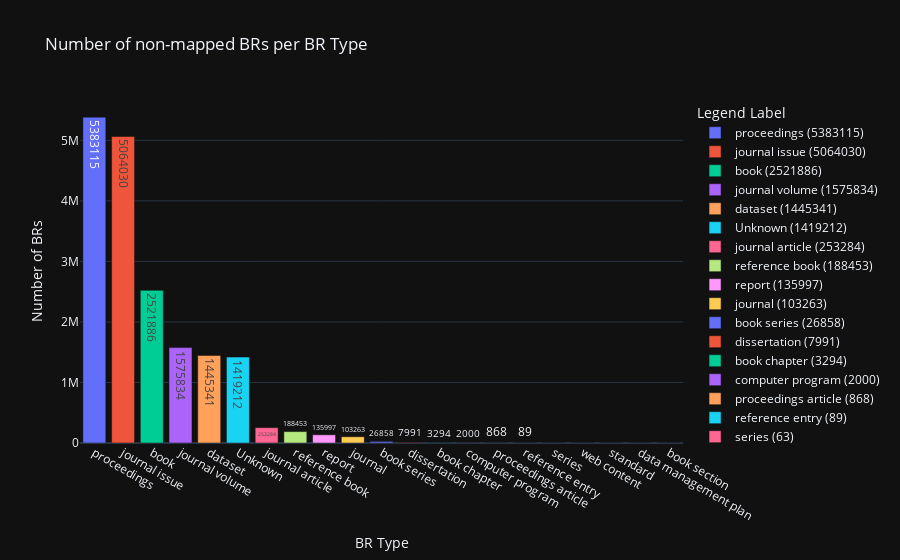

The code cell stored with this chart in its notebook:
### Code cell
# Create a DataFrame to make it easier to work with the data
df = pd.DataFrame(analysis_results).T  # Transpose the DataFrame to have 'br types' as columns

# Add new columns for sum of 'omid_only' and 'other_pids'
df['omid_only_sum'] = df.apply(lambda row: sum(item.get('omid_only', 0) if isinstance(item, dict) else 0 for item in row), axis=1)
df['other_pids_sum'] = df.apply(lambda row: sum(item.get('other_pids', 0) if isinstance(item, dict) else 0 for item in row), axis=1)
# Add new column for sum of all values
df['Number of BRs'] = df['omid_only_sum'] + df['other_pids_sum']


# Reset the index to have 'br types' as a regular column
df.reset_index(inplace=True)
df.rename(columns={'index': 'BR Type'}, inplace=True)
df['BR Type'].replace('', 'Unknown', inplace=True)  # Replace empty type string with 'Unknown'

# Create a new column for the legend labels
df['Legend Label'] = df['BR Type'] + ' (' + df['Number of BRs'].astype(str) + ')'


# Create the bar chart
fig = px.bar(df, x='BR Type', y='Number of BRs', text='Number of BRs', color='Legend Label',
             # labels={'Number of BRs': 'Number of BRs', 'omid_only_sum': 'Omid Only', 'With other PIDs': 'other_pids_sum'},
             title='Number of non-mapped BRs per BR Type',
             hover_name='Legend Label',
             hover_data=['omid_only_sum', 'other_pids_sum'],
             # custom_data=df[df.columns[1:15]].fillna('0')
             )

# Customize the layout
fig.update_layout(xaxis_title='BR Type', yaxis_title='Number of BRs')


# print to html file
fig.write_html('graphs/non_mapped_brs_per_br_type.html')

fig.show()

### Figure 1 — Plotly figure (JSON) as saved in the notebook; plotly's stock layout.template omitted (floating-point values rounded to 4 significant figures)
{"data": [{"alignmentgroup": "True", "customdata": [[5371580, 11535]], "hovertemplate": "<b>%{hovertext}</b><br><br>Legend Label=proceedings (5383115)<br>BR Type=%{x}<br>Number of BRs=%{text}<br>omid_only_sum=%{customdata[0]}<br>other_pids_sum=%{customdata[1]}<extra></extra>", "hovertext": ["proceedings (5383115)"], "legendgroup": "proceedings (5383115)", "marker": {"color": "#636efa", "pattern": {"shape": ""}}, "name": "proceedings (5383115)", "offsetgroup": "proceedings (5383115)", "orientation": "v", "showlegend": true, "text": [5383000.0], "textposition": "auto", "x": ["proceedings"], "xaxis": "x", "y": [5383115], "yaxis": "y", "type": "bar"}, {"alignmentgroup": "True", "customdata": [[4983903, 80127]], "hovertemplate": "<b>%{hovertext}</b><br><br>Legend Label=journal issue (5064030)<br>BR Type=%{x}<br>Number of BRs=%{text}<br>omid_only_sum=%{customdata[0]}<br>other_pids_sum=%{customdata[1]}<extra></extra>", "hovertext": ["journal issue (5064030)"], "legendgroup": "journal issue (5064030)", "marker": {"color": "#EF553B", "pattern": {"shape": ""}}, "name": "journal issue (5064030)", "offsetgroup": "journal issue (5064030)", "orientation": "v", "showlegend": true, "text": [5064000.0], "textposition": "auto", "x": ["journal issue"], "xaxis": "x", "y": [5064030], "yaxis": "y", "type": "bar"}, {"alignmentgroup": "True", "customdata": [[2411651, 110235]], "hovertemplate": "<b>%{hovertext}</b><br><br>Legend Label=book (2521886)<br>BR Type=%{x}<br>Number of BRs=%{text}<br>omid_only_sum=%{customdata[0]}<br>other_pids_sum=%{customdata[1]}<extra></extra>", "hovertext": ["book (2521886)"], "legendgroup": "book (2521886)", "marker": {"color": "#00cc96", "pattern": {"shape": ""}}, "name": "book (2521886)", "offsetgroup": "book (2521886)", "orientation": "v", "showlegend": true, "text": [2522000.0], "textposition": "auto", "x": ["book"], "xaxis": "x", "y": [2521886], "yaxis": "y", "type": "bar"}, {"alignmentgroup": "True", "customdata": [[1575739, 95]], "hovertemplate": "<b>%{hovertext}</b><br><br>Legend Label=journal volume (1575834)<br>BR Type=%{x}<br>Number of BRs=%{text}<br>omid_only_sum=%{customdata[0]}<br>other_pids_sum=%{customdata[1]}<extra></extra>", "hovertext": ["journal volume (1575834)"], "legendgroup": "journal volume (1575834)", "marker": {"color": "#ab63fa", "pattern": {"shape": ""}}, "name": "journal volume (1575834)", "offsetgroup": "journal volume (1575834)", "orientation": "v", "showlegend": true, "text": [1576000.0], "textposition": "auto", "x": ["journal volume"], "xaxis": "x", "y": [1575834], "yaxis": "y", "type": "bar"}, {"alignmentgroup": "True", "customdata": [[0, 1445341]], "hovertemplate": "<b>%{hovertext}</b><br><br>Legend Label=dataset (1445341)<br>BR Type=%{x}<br>Number of BRs=%{text}<br>omid_only_sum=%{customdata[0]}<br>other_pids_sum=%{customdata[1]}<extra></extra>", "hovertext": ["dataset (1445341)"], "legendgroup": "dataset (1445341)", "marker": {"color": "#FFA15A", "pattern": {"shape": ""}}, "name": "dataset (1445341)", "offsetgroup": "dataset (1445341)", "orientation": "v", "showlegend": true, "text": [1445000.0], "textposition": "auto", "x": ["dataset"], "xaxis": "x", "y": [1445341], "yaxis": "y", "type": "bar"}, {"alignmentgroup": "True", "customdata": [[428192, 991020]], "hovertemplate": "<b>%{hovertext}</b><br><br>Legend Label=Unknown (1419212)<br>BR Type=%{x}<br>Number of BRs=%{text}<br>omid_only_sum=%{customdata[0]}<br>other_pids_sum=%{customdata[1]}<extra></extra>", "hovertext": ["Unknown (1419212)"], "legendgroup": "Unknown (1419212)", "marker": {"color": "#19d3f3", "pattern": {"shape": ""}}, "name": "Unknown (1419212)", "offsetgroup": "Unknown (1419212)", "orientation": "v", "showlegend": true, "text": [1419000.0], "textposition": "auto", "x": ["Unknown"], "xaxis": "x", "y": [1419212], "yaxis": "y", "type": "bar"}, {"alignmentgroup": "True", "customdata": [[0, 253284]], "hovertemplate": "<b>%{hovertext}</b><br><br>Legend Label=journal article (253284)<br>BR Type=%{x}<br>Number of BRs=%{text}<br>omid_only_sum=%{customdata[0]}<br>other_pids_sum=%{customdata[1]}<extra></extra>", "hovertext": ["journal article (253284)"], "legendgroup": "journal article (253284)", "marker": {"color": "#FF6692", "pattern": {"shape": ""}}, "name": "journal article (253284)", "offsetgroup": "journal article (253284)", "orientation": "v", "showlegend": true, "text": [253300.0], "textposition": "auto", "x": ["journal article"], "xaxis": "x", "y": [253284], "yaxis": "y", "type": "bar"}, {"alignmentgroup": "True", "customdata": [[188427, 26]], "hovertemplate": "<b>%{hovertext}</b><br><br>Legend Label=reference book (188453)<br>BR Type=%{x}<br>Number of BRs=%{text}<br>omid_only_sum=%{customdata[0]}<br>other_pids_sum=%{customdata[1]}<extra></extra>", "hovertext": ["reference book (188453)"], "legendgroup": "reference book (188453)", "marker": {"color": "#B6E880", "pattern": {"shape": ""}}, "name": "reference book (188453)", "offsetgroup": "reference book (188453)", "orientation": "v", "showlegend": true, "text": [188500.0], "textposition": "auto", "x": ["reference book"], "xaxis": "x", "y": [188453], "yaxis": "y", "type": "bar"}, {"alignmentgroup": "True", "customdata": [[0, 135997]], "hovertemplate": "<b>%{hovertext}</b><br><br>Legend Label=report (135997)<br>BR Type=%{x}<br>Number of BRs=%{text}<br>omid_only_sum=%{customdata[0]}<br>other_pids_sum=%{customdata[1]}<extra></extra>", "hovertext": ["report (135997)"], "legendgroup": "report (135997)", "marker": {"color": "#FF97FF", "pattern": {"shape": ""}}, "name": "report (135997)", "offsetgroup": "report (135997)", "orientation": "v", "showlegend": true, "text": [136000.0], "textposition": "auto", "x": ["report"], "xaxis": "x", "y": [135997], "yaxis": "y", "type": "bar"}, {"alignmentgroup": "True", "customdata": [[101660, 1603]], "hovertemplate": "<b>%{hovertext}</b><br><br>Legend Label=journal (103263)<br>BR Type=%{x}<br>Number of BRs=%{text}<br>omid_only_sum=%{customdata[0]}<br>other_pids_sum=%{customdata[1]}<extra></extra>", "hovertext": ["journal (103263)"], "legendgroup": "journal (103263)", "marker": {"color": "#FECB52", "pattern": {"shape": ""}}, "name": "journal (103263)", "offsetgroup": "journal (103263)", "orientation": "v", "showlegend": true, "text": [103300.0], "textposition": "auto", "x": ["journal"], "xaxis": "x", "y": [103263], "yaxis": "y", "type": "bar"}, {"alignmentgroup": "True", "customdata": [[26685, 173]], "hovertemplate": "<b>%{hovertext}</b><br><br>Legend Label=book series (26858)<br>BR Type=%{x}<br>Number of BRs=%{text}<br>omid_only_sum=%{customdata[0]}<br>other_pids_sum=%{customdata[1]}<extra></extra>", "hovertext": ["book series (26858)"], "legendgroup": "book series (26858)", "marker": {"color": "#636efa", "pattern": {"shape": ""}}, "name": "book series (26858)", "offsetgroup": "book series (26858)", "orientation": "v", "showlegend": true, "text": [26860.0], "textposition": "auto", "x": ["book series"], "xaxis": "x", "y": [26858], "yaxis": "y", "type": "bar"}, {"alignmentgroup": "True", "customdata": [[0, 7991]], "hovertemplate": "<b>%{hovertext}</b><br><br>Legend Label=dissertation (7991)<br>BR Type=%{x}<br>Number of BRs=%{text}<br>omid_only_sum=%{customdata[0]}<br>other_pids_sum=%{customdata[1]}<extra></extra>", "hovertext": ["dissertation (7991)"], "legendgroup": "dissertation (7991)", "marker": {"color": "#EF553B", "pattern": {"shape": ""}}, "name": "dissertation (7991)", "offsetgroup": "dissertation (7991)", "orientation": "v", "showlegend": true, "text": [7991.0], "textposition": "auto", "x": ["dissertation"], "xaxis": "x", "y": [7991], "yaxis": "y", "type": "bar"}, {"alignmentgroup": "True", "customdata": [[0, 3294]], "hovertemplate": "<b>%{hovertext}</b><br><br>Legend Label=book chapter (3294)<br>BR Type=%{x}<br>Number of BRs=%{text}<br>omid_only_sum=%{customdata[0]}<br>other_pids_sum=%{customdata[1]}<extra></extra>", "hovertext": ["book chapter (3294)"], "legendgroup": "book chapter (3294)", "marker": {"color": "#00cc96", "pattern": {"shape": ""}}, "name": "book chapter (3294)", "offsetgroup": "book chapter (3294)", "orientation": "v", "showlegend": true, "text": [3294.0], "textposition": "auto", "x": ["book chapter"], "xaxis": "x", "y": [3294], "yaxis": "y", "type": "bar"}, {"alignmentgroup": "True", "customdata": [[0, 2000]], "hovertemplate": "<b>%{hovertext}</b><br><br>Legend Label=computer program (2000)<br>BR Type=%{x}<br>Number of BRs=%{text}<br>omid_only_sum=%{customdata[0]}<br>other_pids_sum=%{customdata[1]}<extra></extra>", "hovertext": ["computer program (2000)"], "legendgroup": "computer program (2000)", "marker": {"color": "#ab63fa", "pattern": {"shape": ""}}, "name": "computer program (2000)", "offsetgroup": "computer program (2000)", "orientation": "v", "showlegend": true, "text": [2000.0], "textposition": "auto", "x": ["computer program"], "xaxis": "x", "y": [2000], "yaxis": "y", "type": "bar"}, {"alignmentgroup": "True", "customdata": [[0, 868]], "hovertemplate": "<b>%{hovertext}</b><br><br>Legend Label=proceedings article (868)<br>BR Type=%{x}<br>Number of BRs=%{text}<br>omid_only_sum=%{customdata[0]}<br>other_pids_sum=%{customdata[1]}<extra></extra>", "hovertext": ["proceedings article (868)"], "legendgroup": "proceedings article (868)", "marker": {"color": "#FFA15A", "pattern": {"shape": ""}}, "name": "proceedings article (868)", "offsetgroup": "proceedings article (868)", "orientation": "v", "showlegend": true, "text": [868.0], "textposition": "auto", "x": ["proceedings article"], "xaxis": "x", "y": [868], "yaxis": "y", "type": "bar"}, {"alignmentgroup": "True", "customdata": [[0, 89]], "hovertemplate": "<b>%{hovertext}</b><br><br>Legend Label=reference entry (89)<br>BR Type=%{x}<br>Number of BRs=%{text}<br>omid_only_sum=%{customdata[0]}<br>other_pids_sum=%{customdata[1]}<extra></extra>", "hovertext": ["reference entry (89)"], "legendgroup": "reference entry (89)", "marker": {"color": "#19d3f3", "pattern": {"shape": ""}}, "name": "reference entry (89)", "offsetgroup": "reference entry (89)", "orientation": "v", "showlegend": true, "text": [89.0], "textposition": "auto", "x": ["reference entry"], "xaxis": "x", "y": [89], "yaxis": "y", "type": "bar"}, {"alignmentgroup": "True", "customdata": [[38, 25]], "hovertemplate": "<b>%{hovertext}</b><br><br>Legend Label=series (63)<br>BR Type=%{x}<br>Number of BRs=%{text}<br>omid_only_sum=%{customdata[0]}<br>other_pids_sum=%{customdata[1]}<extra></extra>", "hovertext": ["series (63)"], "legendgroup": "series (63)", "marker": {"color": "#FF6692", "pattern": {"shape": ""}}, "name": "series (63)", "offsetgroup": "series (63)", "orientation": "v", "showlegend": true, "text": [63.0], "textposition": "auto", "x": ["series"], "xaxis": "x", "y": [63], "yaxis": "y", "type": "bar"}, {"alignmentgroup": "True", "customdata": [[0, 29]], "hovertemplate": "<b>%{hovertext}</b><br><br>Legend Label=web content (29)<br>BR Type=%{x}<br>Number of BRs=%{text}<br>omid_only_sum=%{customdata[0]}<br>other_pids_sum=%{customdata[1]}<extra></extra>", "hovertext": ["web content (29)"], "legendgroup": "web content (29)", "marker": {"color": "#B6E880", "pattern": {"shape": ""}}, "name": "web content (29)", "offsetgroup": "web content (29)", "orientation": "v", "showlegend": true, "text": [29.0], "textposition": "auto", "x": ["web content"], "xaxis": "x", "y": [29], "yaxis": "y", "type": "bar"}, {"alignmentgroup": "True", "customdata": [[0, 4]], "hovertemplate": "<b>%{hovertext}</b><br><br>Legend Label=standard (4)<br>BR Type=%{x}<br>Number of BRs=%{text}<br>omid_only_sum=%{customdata[0]}<br>other_pids_sum=%{customdata[1]}<extra></extra>", "hovertext": ["standard (4)"], "legendgroup": "standard (4)", "marker": {"color": "#FF97FF", "pattern": {"shape": ""}}, "name": "standard (4)", "offsetgroup": "standard (4)", "orientation": "v", "showlegend": true, "text": [4.0], "textposition": "auto", "x": ["standard"], "xaxis": "x", "y": [4], "yaxis": "y", "type": "bar"}, {"alignmentgroup": "True", "customdata": [[0, 4]], "hovertemplate": "<b>%{hovertext}</b><br><br>Legend Label=data management plan (4)<br>BR Type=%{x}<br>Number of BRs=%{text}<br>omid_only_sum=%{customdata[0]}<br>other_pids_sum=%{customdata[1]}<extra></extra>", "hovertext": ["data management plan (4)"], "legendgroup": "data management plan (4)", "marker": {"color": "#FECB52", "pattern": {"shape": ""}}, "name": "data management plan (4)", "offsetgroup": "data management plan (4)", "orientation": "v", "showlegend": true, "text": [4.0], "textposition": "auto", "x": ["data management plan"], "xaxis": "x", "y": [4], "yaxis": "y", "type": "bar"}, {"alignmentgroup": "True", "customdata": [[0, 3]], "hovertemplate": "<b>%{hovertext}</b><br><br>Legend Label=book section (3)<br>BR Type=%{x}<br>Number of BRs=%{text}<br>omid_only_sum=%{customdata[0]}<br>other_pids_sum=%{customdata[1]}<extra></extra>", "hovertext": ["book section (3)"], "legendgroup": "book section (3)", "marker": {"color": "#636efa", "pattern": {"shape": ""}}, "name": "book section (3)", "offsetgroup": "book section (3)", "orientation": "v", "showlegend": true, "text": [3.0], "textposition": "auto", "x": ["book section"], "xaxis": "x", "y": [3], "yaxis": "y", "type": "bar"}], "layout": {"xaxis": {"anchor": "y", "domain": [0.0, 1.0], "title": {"text": "BR Type"}}, "yaxis": {"anchor": "x", "domain": [0.0, 1.0], "title": {"text": "Number of BRs"}}, "legend": {"title": {"text": "Legend Label"}, "tracegroupgap": 0}, "title": {"text": "Number of non-mapped BRs per BR Type"}, "barmode": "relative"}}
